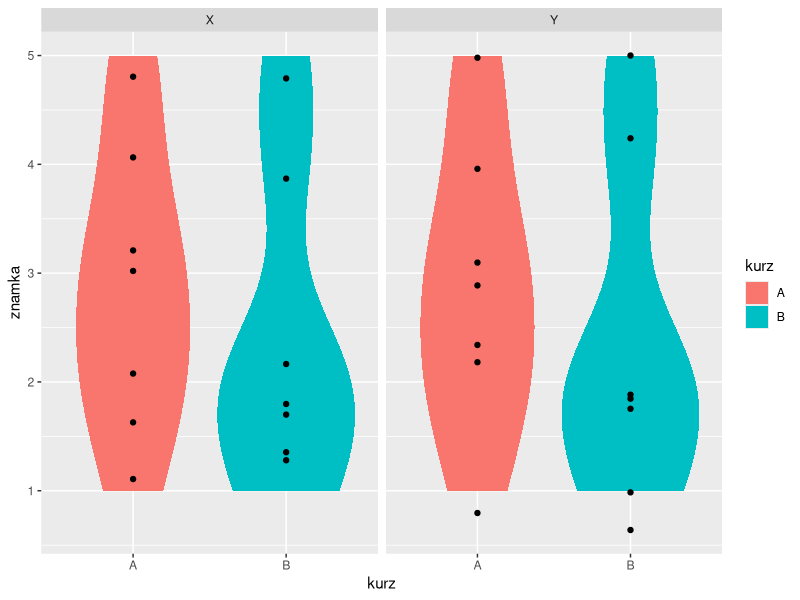

The R script that drew this image:
vd <- read.csv("violintest.tsv")

library(ggplot2)

ggplot(vd, aes(kurz,znamka, group=kurz)) + 
  geom_violin(colour=NA, aes(fill=kurz)) +
  geom_point(position = position_jitter(width=0)) +
  facet_wrap(~ turnus)

# two-sided asymmetrical violin?